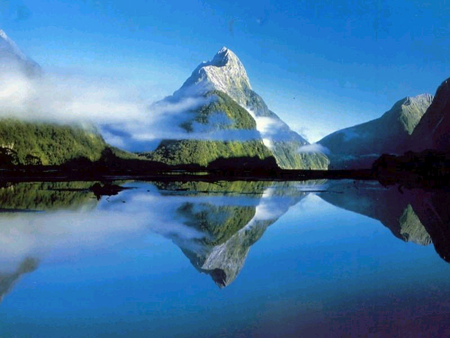
%> input picture shangrila.bmp, 450 x 338 px
$ octave Main.m   (GNU Octave 9; MATLAB toolbox functions it lacks are replaced by stand-ins)
%> lines starting %> are read from the running program, lines starting %| are printed output that depends on the picture
### standard.m
%                  Tai lieu tham khao                                   %
%Digital image processing - C.Gonzalez, Richard E.Woods                 %
%Fundamentals of Multimedia - Li & Drew Prentice Hall 2003              %
%Data Classification and Compression class - Dr. Salari, Univ. of Toledo%
%%%%%%%%%%%%%%%%%%%%%%%%%%%%%%%%%%%%%%%%%%%%%%%%%%%%%%%%%%%%%%%%%%%%%%%%%
function X = standard(name,quality)
%> called with name = 'shangrila.bmp', quality = 1
%quality=1;
%name='shangrila.bmp';
%Tien xu ly
%clear;
rgb = imread(name);
%> rgb is the input picture: size 338x450x3 uint8; mean R, G, B 65.4, 115, 157.3
%imshow(rgb);
Im_info= imfinfo(name);
I = prepro(rgb);
%> in prepro, `ycrcb = rgb2ycbcr(rgb);`: ycrcb: size 338x450x3 uint8; mean of channels 1, 2, 3 106.2, 154, 103.2
%> in prepro, `cr = cr(:,1:2:end);`:
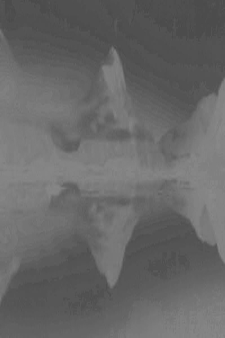
%> cr: size 338x225 uint8; min 73, max 138, mean 103.2
%> in prepro, `cb = cb(:,1:2:end);`:
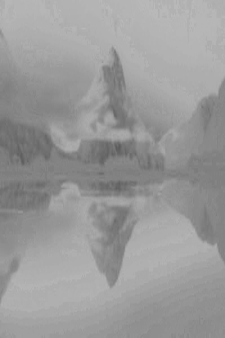
%> cb: size 338x225 uint8; min 92, max 187, mean 154
%> in prepro, `I.cb = double(cb) - 128;`:
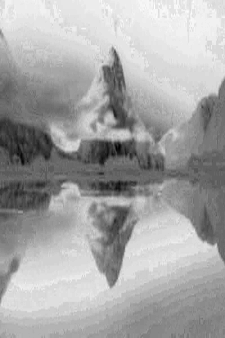
%> I.cb: size 338x225 double; min -36, max 59, mean 26; drawn with min black and max white
%> in prepro, `I.cr = double(cr) - 128;`:
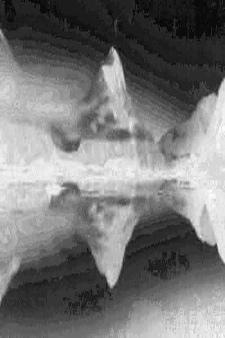
%> I.cr: size 338x225 double; min -55, max 10, mean -24.82; drawn with min black and max white
%khai bao ma tran luong tu hoa
Luminace = [16 11  10  16  24  40  51  61
            12  12  14  19  26  58  60  55
            14  13  16  24  40  57  69  56
            14  17  22  29  51  87  80  62
            18  22  37  56  68  109 103 77
            24  35  55  64  81  104 113 92
            49  64  78  87  103 121 120 101
            72  92  95  98  112 100 103 99] * quality;
Chrominace = [17 18 24 47 99 99 99 99
              18 21 26 66 99 99 99 99
              24 26 56 99 99 99 99 99
              47 66 99 99 99 99 99 99
              99 99 99 99 99 99 99 99
              99 99 99 99 99 99 99 99
              99 99 99 99 99 99 99 99
              99 99 99 99 99 99 99 99] * quality;
%thu tu quet zigzag
% zig_zag = [1 9  2  3  10 17 25 18 11 4  5  12 19 26 33  ...
%            41 34 27 20 13 6  7  14 21 28 35 42 49 57 50  ...
%            43 36 29 22 15 8  16 23 30 37 44 51 58 59 52  ...
%            45 38 31 24 32 39 46 53 60 61 54 47 40 48 55  ...
%            62 63 56 64];
zig_zag = [1 2 9 17 10 3 4 11 18 25 33 26 19 12 5 ...
        6 13 20 27 34 41 49 42 35 28 21 14 7 8 15 ...
        22 29 36 43 50 57 58 51 44 37 30 23 16 24 ...
        31 38 45 52 59 60 53 46 39 32 40 47 54 61 ...
        62 55 48 56 63 64];
%bien doi dct hai chieu
starttime = cputime;
t = dctmtx(8);                     % tinh ma tran DCT 8 x 8
y = blkproc(I.y, [8 8], 'P1 * x * P2', t, t'); %bien doi DCT theo tung khoi 8 x 8
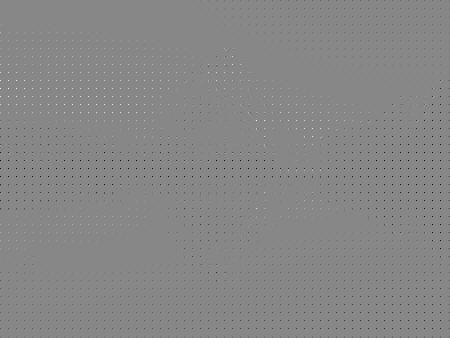
%> y: size 338x450 double; min -894.2, max 788.9, mean -2.7; drawn with min black and max white
cb = blkproc(I.cb, [8 8], 'P1 * x * P2', t, t');
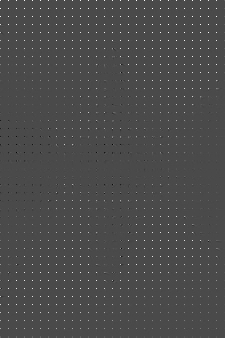
%> cb: size 338x225 double; min -180.4, max 438.8, mean 3.3; drawn with min black and max white
cr = blkproc(I.cr, [8 8], 'P1 * x * P2', t, t');
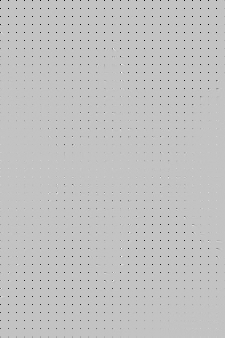
%> cr: size 338x225 double; min -414.8, max 127.3, mean -3.1; drawn with min black and max white
%luong tu hoa
y = blkproc(y, [8 8], 'round(x ./ P1)', Luminace);
cb = blkproc(cb, [8 8], 'round(x ./ P1)', Chrominace);
cr = blkproc(cr, [8 8], 'round(x ./ P1)', Chrominace);
fprintf(1, '   thoi gian DCT + luong tu hoa: %1.3f\n', (cputime - starttime))
%quet zigzag
starttime = cputime;
y = im2col(y, [8 8], 'distinct');  % Break 8x8 blocks into columns
s_y = size(y, 2);                   % Get number of blocks
%> s_y = 2451
y = y(zig_zag, :);                   % Reorder column elements
eoby = max(y(:)) + 1;               % Create end-of-block symbol
%> eoby = 50
ry = zeros(numel(y) + size(y, 2), 1);
count = 0;
for j = 1:s_y                       % Process 1 block (col) at a time
   i = max(find(y(:, j)));         % Find last non-zero element
   if isempty(i)                   % No nonzero block values
      i = 0;
   end
   p = count + 1;
   q = p + i;
   ry(p:q) = [y(1:i, j); eoby];      % Truncate trailing 0's, add EOB,
   count = count + i + 1;          % and add to output vector
end
%> this loop made 2451 passes
%> (p, q, count) on pass 44: (445, 445, 445)
%> (p, q, count) on passes 2 to 7: (4, 8, 8), (9, 12, 12), (13, 21, 21), (22, 42, 42), (43, 57, 57), (58, 61, 61)
%> after the loop, count = 22130

ry((count + 1):end) = [];           % Delete unusued portion of r
%--------------------------------------------------------------------%
cb = im2col(cb, [8 8], 'distinct');
s_cb = size(cb, 2);
%> s_cb = 1247
cb = cb(zig_zag, :);
eobcb = max(cb(:)) + 1;
%> eobcb = 27
rcb = zeros(numel(cb) + size(cb, 2), 1);
count = 0;
for j = 1:s_cb
   i = max(find(cb(:, j)));
   if isempty(i)
      i = 0;
   end
   p = count + 1;
   q = p + i;
   rcb(p:q) = [cb(1:i, j); eobcb];
   count = count + i + 1;
end
%> this loop made 1247 passes
%> (p, q, count) on passes 12, 22: (48, 48, 48), (83, 83, 83)
%> (p, q, count) on passes 2 to 7: (5, 8, 8), (9, 10, 10), (11, 20, 20), (21, 30, 30), (31, 32, 32), (33, 35, 35)
%> after the loop, count = 4506

rcb((count + 1):end) = [];
%-------------------------------------------------------------------%

cr = im2col(cr, [8 8], 'distinct');
s_cr = size(cr, 2);
%> s_cr = 1247
cr = cr(zig_zag, :);
eobcr = max(cr(:)) + 1;
%> eobcr = 8
rcr = zeros(numel(cr) + size(cr, 2), 1);
count = 0;
for j = 1:s_cr
   i = max(find(cr(:, j)));
   if isempty(i)
      i = 0;
   end
   p = count + 1;
   q = p + i;
   rcr(p:q) = [cr(1:i, j); eobcr];
   count = count + i + 1;
end
%> this loop made 1247 passes
%> (p, q, count) on passes 17 to 18: (55, 55, 55), (56, 56, 56)
%> (p, q, count) on passes 2 to 7: (5, 8, 8), (9, 10, 10), (11, 17, 17), (18, 27, 27), (28, 30, 30), (31, 33, 33)

rcr((count + 1):end) = [];
fprintf(1, '   thoi gian quet zig-zag: %1.3f\n', (cputime - starttime))

X = struct;
X.y = ry;
X.cb = rcb;
X.cr = rcr;
starttime = cputime;
[v1 v2 v3 dict1 dict2 dict3] = huffman(X);
fprintf(1, '   thoi gian ma hoa huffman: %1.3f\n', (cputime - starttime))
%%%%%%%%%%%%%%%%%%%%%%%%%%%%%%%%%%%%%%%%%%%%%%%%%%%%%%%%%%%%%%%%%%%
%                         giai nen jpeg                           %
%%%%%%%%%%%%%%%%%%%%%%%%%%%%%%%%%%%%%%%%%%%%%%%%%%%%%%%%%%%%%%%%%%%
%giai ma huffman
starttime = cputime;
X.y = huffmandeco(v1,dict1);
X.cb = huffmandeco(v2,dict2);
X.cr = huffmandeco(v3,dict3);
fprintf(1, '   thoi gian giai ma huffman: %1.3f\n', (cputime - starttime))
%phuc hoi zigzag
rev = zig_zag;                          % Compute inverse ordering
for k = 1:length(zig_zag)
   rev(k) = find(zig_zag == k);
end
zy = zeros(64, s_y);   k = 1;           % Form block columns by copying
for j = 1:s_y                          % successive values from x into
   for i = 1:64                       % columns of z, while changing
      if X.y(k) == eoby                  % to the next column whenever
         k = k + 1;   break;          % an EOB symbol is found.
      else
         zy(i, j) = X.y(k);
         k = k + 1;
      end
   end
end

zy = zy(rev, :);
xy = col2im(zy, [8 8], [size(I.y,1) size(I.y,2)], 'distinct');
%----------------------------------------------------------%
zcb = zeros(64, s_cb);   k = 1;
for j = 1:s_cb
   for i = 1:64
      if X.cb(k) == eobcb
         k = k + 1;   break;
      else
         zcb(i, j) = X.cb(k);
         k = k + 1;
      end
   end
end

zcb = zcb(rev, :);
xcb = col2im(zcb, [8 8], [size(I.cb,1) size(I.cb,2)], 'distinct');
%--------------------------------------------------------------%
zcr = zeros(64, s_cr);   k = 1;
for j = 1:s_cr
   for i = 1:64
      if X.cr(k) == eobcr
         k = k + 1;   break;
      else
         zcr(i, j) = X.cr(k);
         k = k + 1;
      end
   end
end

zcr = zcr(rev, :);
xcr = col2im(zcr, [8 8], [size(I.cr,1) size(I.cr,2)], 'distinct');
%luong tu hoa nguoc
starttime = cputime;
xy = blkproc(xy, [8 8], 'x .* P1', Luminace);           % Denormalize DCT
xcb = blkproc(xcb, [8 8], 'x .* P1', Chrominace);
xcr = blkproc(xcr, [8 8], 'x .* P1', Chrominace);
%bien doi DCT nguoc
xy = blkproc(xy, [8 8], 'P1 * x * P2', t', t);
xcb = blkproc(xcb, [8 8], 'P1 * x * P2', t', t);
xcr = blkproc(xcr, [8 8], 'P1 * x * P2', t', t);
fprintf(1, '   thoi gian luong tu hoa nguoc + DCT nguoc: %1.3f\n', (cputime - starttime))

X.y = xy;
X.cb = xcb;
X.cr = xcr;
Y = repro(X);
%sai so MSE
mse = immse(Y, rgb);
fprintf('\nsai so trung binh binh phuong MSE: %0.4f\n',mse);
%Ti so tin hieu tren nhieu SNR va PSNR
[peaksnr, snr] = psnr(Y, rgb);
fprintf('\n ti so Peak-SNR: %0.4f', peaksnr);
fprintf('\n ti so SNR:  %0.4f \n', snr);
%Tinh ti so nen
Compress_ratio = (Im_info.Width*Im_info.Height*24)/(numel(v1)+numel(v2)+numel(v3));
fprintf('\nTi so nen: %0.2f : %d\n',Compress_ratio, 1);
figure,imshow(Y)
end

### prepro.m
function I = prepro(rgb)
%chuyen he mau
ycrcb = rgb2ycbcr(rgb);
y = ycrcb(:,:,1);
cb = ycrcb(:,:,2);
cr = ycrcb(:,:,3);
%lay mau xuong
%cau truc lay mau 4:2:2
cr = cr(:,1:2:end);
cb = cb(:,1:2:end);
I = struct;
%level offset
I.y = double(y) - 128;
I.cb = double(cb) - 128;
I.cr = double(cr) - 128;
end

### huffman.m
% Ham ma hoa Huffman
% Muc dich: Ma hoa vector du lieu anh thanh cac bit nhi phan
% Input:  Cac vector du lieu anh
% Output: Cac vector chua cac bit nhi phan, cac bo tu dien


function [V1 V2 V3 dict1 dict2 dict3] = huffman(U)

% Cac vector thanh phan
U1 = U.y;
U2 = U.cb;
U3 = U.cr;

% Ma hoa huffman cho U1
% Thong ke cac phan tu cua U1
U1_element = unique(U1);
% So lan xuat hien cua cac phan tu trong mang U1 theo thu tu
U1_count = histc(U1,U1_element);
% Tan suat xuat hien cua cac phan tu trong mang U1 theo thu tu
U1_freq = U1_count/numel(U1);
% Tao bo tu dien
%> the run ends on the next line
U1_dict = huffmandict(U1_element,U1_freq);
% Thuc hien ma hoa huffman
V1 = huffmanenco(U1,U1_dict);

% Tuong tu cho U2
U2_element = unique(U2);
U2_count = histc(U2,U2_element);
U2_freq = U2_count/numel(U2);
U2_dict = huffmandict(U2_element,U2_freq);
V2 = huffmanenco(U2,U2_dict);

% Tuong tu cho U3

U3_element = unique(U3);
U3_count = histc(U3,U3_element);
U3_freq = U3_count/numel(U3);
U3_dict = huffmandict(U3_element,U3_freq);
V3 = huffmanenco(U3,U3_dict);

% Luu lai bo tu dien de giai ma
dict1 = U1_dict;
dict2 = U2_dict;
dict3 = U3_dict;

end

### Main.m
%Kich ban nen anh co DCT
X= standard('shangrila.bmp',1);
